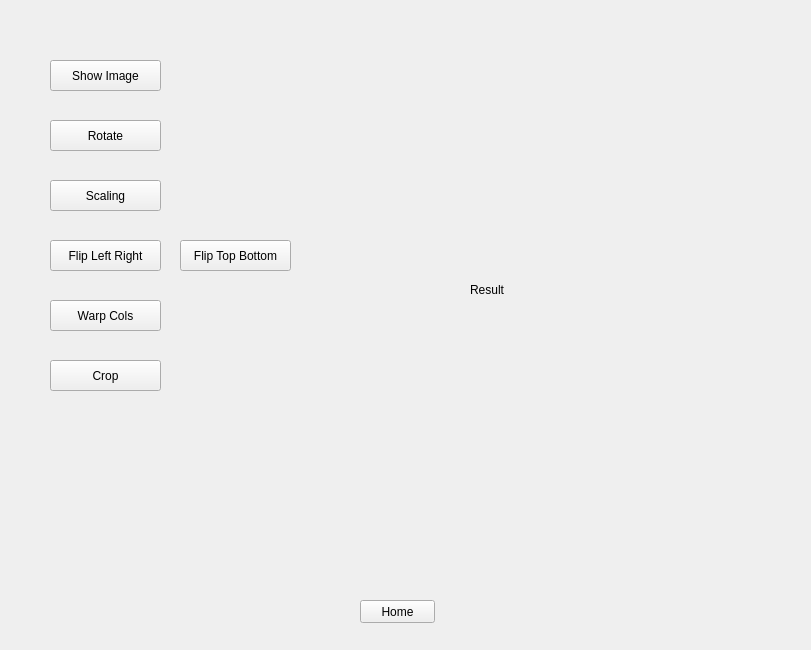
<?xml version="1.0" encoding="UTF-8"?>
<ui version="4.0">
 <class>Form</class>
 <widget class="QWidget" name="Form">
  <property name="geometry">
   <rect>
    <x>0</x>
    <y>0</y>
    <width>811</width>
    <height>650</height>
   </rect>
  </property>
  <property name="windowTitle">
   <string>Form</string>
  </property>
  <widget class="QPushButton" name="home">
   <property name="geometry">
    <rect>
     <x>360</x>
     <y>600</y>
     <width>75</width>
     <height>23</height>
    </rect>
   </property>
   <property name="text">
    <string>Home</string>
   </property>
  </widget>
  <widget class="QPushButton" name="rotateBtn">
   <property name="geometry">
    <rect>
     <x>50</x>
     <y>120</y>
     <width>111</width>
     <height>31</height>
    </rect>
   </property>
   <property name="text">
    <string>Rotate</string>
   </property>
  </widget>
  <widget class="QPushButton" name="scalingBtn">
   <property name="geometry">
    <rect>
     <x>50</x>
     <y>180</y>
     <width>111</width>
     <height>31</height>
    </rect>
   </property>
   <property name="text">
    <string>Scaling</string>
   </property>
  </widget>
  <widget class="QPushButton" name="flipLRBtn">
   <property name="geometry">
    <rect>
     <x>50</x>
     <y>240</y>
     <width>111</width>
     <height>31</height>
    </rect>
   </property>
   <property name="text">
    <string>Flip Left Right</string>
   </property>
  </widget>
  <widget class="QPushButton" name="warpColBtn">
   <property name="geometry">
    <rect>
     <x>50</x>
     <y>300</y>
     <width>111</width>
     <height>31</height>
    </rect>
   </property>
   <property name="text">
    <string>Warp Cols</string>
   </property>
  </widget>
  <widget class="QPushButton" name="cropBtn">
   <property name="geometry">
    <rect>
     <x>50</x>
     <y>360</y>
     <width>111</width>
     <height>31</height>
    </rect>
   </property>
   <property name="text">
    <string>Crop</string>
   </property>
  </widget>
  <widget class="QPushButton" name="flipTBBtn">
   <property name="geometry">
    <rect>
     <x>180</x>
     <y>240</y>
     <width>111</width>
     <height>31</height>
    </rect>
   </property>
   <property name="text">
    <string>Flip Top Bottom</string>
   </property>
  </widget>
  <widget class="QLabel" name="view_result">
   <property name="geometry">
    <rect>
     <x>470</x>
     <y>140</y>
     <width>300</width>
     <height>300</height>
    </rect>
   </property>
   <property name="text">
    <string>Result</string>
   </property>
  </widget>
  <widget class="QPushButton" name="imgshowBtn">
   <property name="geometry">
    <rect>
     <x>50</x>
     <y>60</y>
     <width>111</width>
     <height>31</height>
    </rect>
   </property>
   <property name="text">
    <string>Show Image</string>
   </property>
  </widget>
 </widget>
 <resources/>
 <connections/>
</ui>
